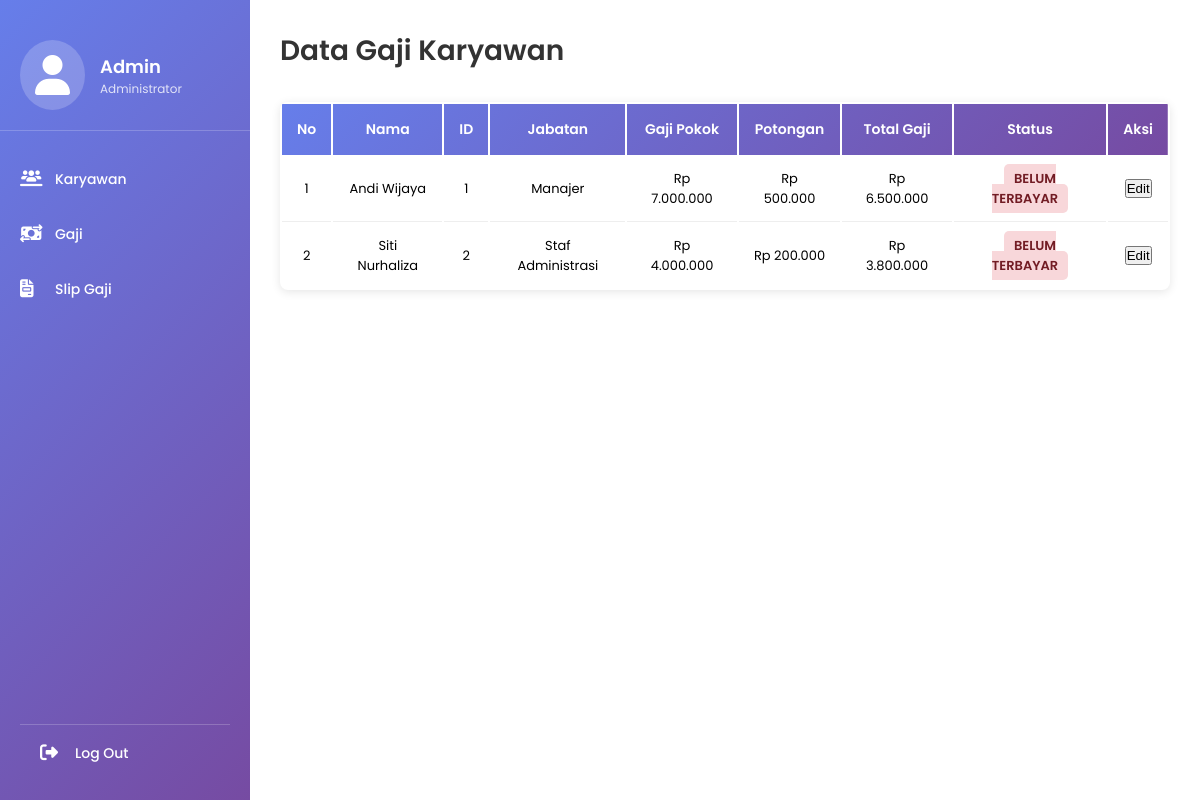
The page /gaji.php on the database its author committed.
### tables this page shows
CREATE TABLE `gaji` (
  `id_gaji` int(11) NOT NULL,
  `id_karyawan` int(11) NOT NULL,
  `bulan` varchar(20) NOT NULL,
  `gaji_pokok` int(11) NOT NULL,
  `potongan` int(11) NOT NULL,
  `total_gaji` int(11) NOT NULL,
  `keterangan` varchar(15) DEFAULT 'BELUM TERBAYAR'
);

CREATE TABLE `karyawan` (
  `id_karyawan` int(11) NOT NULL,
  `nama` varchar(30) NOT NULL,
  `jabatan` varchar(30) NOT NULL
);

### gaji.php (the view, shortened to what this page needs)
<!DOCTYPE html>
<html lang="en">
<head>
    <link rel="stylesheet" href="gaji.css">
    <link rel="stylesheet" href="https://cdnjs.cloudflare.com/ajax/libs/font-awesome/6.5.0/css/all.min.css">
</head>
<body>
    <?php include "koneksi.php";
     $query = "SELECT k.nama, k.id_karyawan, k.jabatan, g.gaji_pokok, g.potongan, g.total_gaji, g.bulan, g.keterangan
                  FROM gaji g
                  JOIN karyawan k ON g.id_karyawan = k.id_karyawan
                  ORDER BY g.bulan DESC";
        $result = $konek->query($query);
    ?>
    <div class="sidebar">
        <ul class="isi-list">
            <div class="data-akun">
                <li>
                    <i class="fas fa-user"></i>
                    <span>
                        <h4><?php echo isset($nama) ? $nama : 'Admin'; ?></h4>
                        <p><?php echo isset($jabatan) ? $jabatan : 'Administrator'; ?></p>
                    </span>
                </li>
            </div>
            <li>
                <i class="fa-solid fa-users-line"></i>
                <span><a href="indeks.php">Karyawan</a></span>
            </li>
            <li>
                <i class="fa-solid fa-money-bill-transfer"></i>
                <span><a href="gaji.php">Gaji</a></span>
            </li>
            <li>
                <i class="fa-solid fa-file-invoice"></i>
                <span><a href="slipGaji.php">Slip Gaji</a></span>
            </li>
            <li class="log-out-tombol">
                <i class="fa-solid fa-right-from-bracket"></i>
                <span><a href="#">Log Out</a></span>
            </li>
        </ul>
    </div>
    <div class="container">
        <h2>Data Gaji Karyawan</h2>
        <table class="table table-striped table-hover">
            <thead>
                <tr>
                    <th>No</th>
                    <th>Nama</th>
                    <th>ID</th>
                    <th>Jabatan</th>
                    <th>Gaji Pokok</th>
                    <th>Potongan</th>
                    <th>Total Gaji</th>
                    <th>Status</th>
                    <th>Aksi</th>
                </tr>
            </thead>
            <tbody>
               <?php
if ($result->num_rows > 0) {
    $no = 1;
    while ($row = $result->fetch_assoc()) {
        $total_gaji = $row['gaji_pokok'] - $row['potongan'];
        $status_class = '';
        $status_text = trim($row['keterangan']);
        if ($status_text == 'TERBAYAR') {
            $status_class = 'status-TERBAYAR';
        } else if ($status_text == 'BELUM TERBAYAR') {
            $status_class = 'status-BELUM-TERBAYAR';
        }
        echo "<tr>
        <td>{$no}</td>
        <td>{$row['nama']}</td>
        <td>{$row['id_karyawan']}</td>
        <td>{$row['jabatan']}</td>
        <td>Rp " . number_format($row['gaji_pokok'], 0, ',', '.') . "</td>
        <td>Rp " . number_format($row['potongan'], 0, ',', '.') . "</td>
        <td>Rp " . number_format($total_gaji, 0, ',', '.') . "</td>
        <td><span class='{$status_class}'>{$row['keterangan']}</span></td>
        <td><a href='editGaji.php?id_karyawan=" . $row['id_karyawan'] . "&bulan=" . $row['bulan'] . "'><button>Edit</button></a></td>
      </tr>";
        $no++;
    }
} else {
    echo "<tr><td colspan='9'>Tidak ada data gaji</td></tr>";
}
?>
            </tbody>
        </table>
    </div>
</body>
</html>

### gaji.css (style rules this page uses)
* { margin: 0; padding: 0; box-sizing: border-box; }
body { font-family: 'Poppins', sans-serif; background-color: #f5f5f5; display: flex; }
.sidebar { width: 250px; height: 100vh; background: linear-gradient(135deg, #667eea 0%, #764ba2 100%); padding: 20px 0; position: fixed; left: 0; top: 0; }
.isi-list { list-style: none; padding: 0; margin: 0; }
.data-akun { padding: 20px; border-bottom: 1px solid rgba(255, 255, 255, 0.2); margin-bottom: 20px; }
.data-akun li { display: flex; align-items: center; color: white; }
.data-akun i { font-size: 40px; margin-right: 15px; background: rgba(255, 255, 255, 0.2); padding: 15px; border-radius: 50%; }
.data-akun span h4 { margin: 0; font-size: 18px; font-weight: 600; }
.data-akun span p { margin: 0; font-size: 12px; opacity: 0.8; }
.isi-list>li { padding: 15px 20px; display: flex; align-items: center; transition: background-color 0.3s; cursor: pointer; }
.isi-list>li i { font-size: 18px; color: white; margin-right: 15px; width: 20px; }
.isi-list>li span a { color: white; text-decoration: none; font-size: 14px; font-weight: 500; }
.log-out-tombol { margin-top: auto; position: absolute; bottom: 20px; width: calc(100% - 40px); margin-left: 20px; border-top: 1px solid rgba(255, 255, 255, 0.2); padding-top: 20px; }
.container { margin-left: 250px; padding: 30px; width: calc(100% - 250px); background-color: white; min-height: 100vh; }
.container h2 { color: #333; margin-bottom: 30px; font-size: 28px; font-weight: 600; }
.table { background-color: white; border-radius: 8px; overflow: hidden; box-shadow: 0 2px 10px rgba(0, 0, 0, 0.1); }
.table thead { background: linear-gradient(135deg, #667eea 0%, #764ba2 100%); }
.table thead th { color: white; font-weight: 600; padding: 15px; font-size: 14px; text-align: center; border: none; }
.table tbody td { padding: 12px 15px; vertical-align: middle; border-bottom: 1px solid #eee; font-size: 13px; text-align: center; }
.table tbody tr:last-child td { border-bottom: none; }
.status-BELUM-TERBAYAR { background-color: #f8d7da !important; color: #721c24; font-weight: 600; border-radius: 5px; padding: 5px 10px; }

### rows shown on the page
gaji: id_karyawan.nama "Andi Wijaya", id_karyawan.id_karyawan "1", id_karyawan.jabatan "Manajer", gaji_pokok "7.000.000", potongan "500.000", total_gaji "6.500.000", keterangan "BELUM TERBAYAR"
gaji: id_karyawan.nama "Siti Nurhaliza", id_karyawan.id_karyawan "2", id_karyawan.jabatan "Staf Administrasi", gaji_pokok "4.000.000", potongan "200.000", total_gaji "3.800.000", keterangan "BELUM TERBAYAR"
